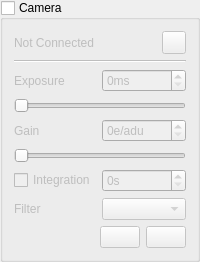
         <widget class="QGroupBox" name="camera_group">
          <property name="sizePolicy">
           <sizepolicy hsizetype="Preferred" vsizetype="Fixed">
            <horstretch>0</horstretch>
            <verstretch>0</verstretch>
           </sizepolicy>
          </property>
          <property name="title">
           <string>Camera</string>
          </property>
          <property name="checkable">
           <bool>true</bool>
          </property>
          <property name="checked">
           <bool>false</bool>
          </property>
          <layout class="QFormLayout" name="formLayout_8">
           <item row="0" column="0" colspan="2">
            <layout class="QHBoxLayout" name="horizontallayout_11">
             <item>
              <widget class="QLabel" name="camera_name_label">
               <property name="sizePolicy">
                <sizepolicy hsizetype="Ignored" vsizetype="Preferred">
                 <horstretch>0</horstretch>
                 <verstretch>0</verstretch>
                </sizepolicy>
               </property>
               <property name="text">
                <string>Not Connected</string>
               </property>
               <property name="wordWrap">
                <bool>true</bool>
               </property>
              </widget>
             </item>
             <item>
              <widget class="QToolButton" name="camera_settings_btn">
               <property name="sizePolicy">
                <sizepolicy hsizetype="Fixed" vsizetype="Preferred">
                 <horstretch>0</horstretch>
                 <verstretch>0</verstretch>
                </sizepolicy>
               </property>
               <property name="text">
                <string/>
               </property>
               <property name="icon">
                <iconset resource="resources/res.qrc">
                 <normaloff>:/icons/ic_settings_white_48px.svg</normaloff>:/icons/ic_settings_white_48px.svg</iconset>
               </property>
               <property name="popupMode">
                <enum>QToolButton::InstantPopup</enum>
               </property>
              </widget>
             </item>
            </layout>
           </item>
           <item row="1" column="0" colspan="2">
            <widget class="QFrame" name="camera_frame">
             <property name="frameShape">
              <enum>QFrame::NoFrame</enum>
             </property>
             <property name="frameShadow">
              <enum>QFrame::Plain</enum>
             </property>
             <property name="lineWidth">
              <number>0</number>
             </property>
             <layout class="QGridLayout" name="gridLayout">
              <property name="leftMargin">
               <number>0</number>
              </property>
              <property name="topMargin">
               <number>0</number>
              </property>
              <property name="rightMargin">
               <number>0</number>
              </property>
              <property name="bottomMargin">
               <number>0</number>
              </property>
              <item row="0" column="0" colspan="2">
               <widget class="Line" name="line_4">
                <property name="orientation">
                 <enum>Qt::Horizontal</enum>
                </property>
               </widget>
              </item>
              <item row="1" column="1">
               <widget class="QSpinBox" name="camera_exposure_spinbox">
                <property name="sizePolicy">
                 <sizepolicy hsizetype="Minimum" vsizetype="Fixed">
                  <horstretch>0</horstretch>
                  <verstretch>0</verstretch>
                 </sizepolicy>
                </property>
                <property name="focusPolicy">
                 <enum>Qt::StrongFocus</enum>
                </property>
                <property name="suffix">
                 <string>ms</string>
                </property>
               </widget>
              </item>
              <item row="4" column="0" colspan="2">
               <widget class="QSlider" name="camera_gain_slider">
                <property name="sizePolicy">
                 <sizepolicy hsizetype="Minimum" vsizetype="Fixed">
                  <horstretch>0</horstretch>
                  <verstretch>0</verstretch>
                 </sizepolicy>
                </property>
                <property name="focusPolicy">
                 <enum>Qt::StrongFocus</enum>
                </property>
                <property name="orientation">
                 <enum>Qt::Horizontal</enum>
                </property>
               </widget>
              </item>
              <item row="2" column="0" colspan="2">
               <widget class="QSlider" name="camera_exposure_slider">
                <property name="sizePolicy">
                 <sizepolicy hsizetype="Minimum" vsizetype="Fixed">
                  <horstretch>0</horstretch>
                  <verstretch>0</verstretch>
                 </sizepolicy>
                </property>
                <property name="focusPolicy">
                 <enum>Qt::StrongFocus</enum>
                </property>
                <property name="orientation">
                 <enum>Qt::Horizontal</enum>
                </property>
               </widget>
              </item>
              <item row="7" column="0" colspan="2">
               <layout class="QHBoxLayout" name="horizontallayout_8">
                <item>
                 <spacer name="horizontalSpacer_2">
                  <property name="orientation">
                   <enum>Qt::Horizontal</enum>
                  </property>
                  <property name="sizeHint" stdset="0">
                   <size>
                    <width>40</width>
                    <height>20</height>
                   </size>
                  </property>
                 </spacer>
                </item>
                <item>
                 <widget class="QPushButton" name="camera_loop_button">
                  <property name="sizePolicy">
                   <sizepolicy hsizetype="Fixed" vsizetype="Fixed">
                    <horstretch>0</horstretch>
                    <verstretch>0</verstretch>
                   </sizepolicy>
                  </property>
                  <property name="icon">
                   <iconset resource="resources/res.qrc">
                    <normaloff>:/icons/ic_replay_white_48px.svg</normaloff>:/icons/ic_replay_white_48px.svg</iconset>
                  </property>
                  <property name="iconSize">
                   <size>
                    <width>32</width>
                    <height>32</height>
                   </size>
                  </property>
                  <property name="checkable">
                   <bool>true</bool>
                  </property>
                  <property name="autoDefault">
                   <bool>true</bool>
                  </property>
                 </widget>
                </item>
                <item>
                 <widget class="QPushButton" name="camera_capture_button">
                  <property name="enabled">
                   <bool>false</bool>
                  </property>
                  <property name="sizePolicy">
                   <sizepolicy hsizetype="Fixed" vsizetype="Fixed">
                    <horstretch>0</horstretch>
                    <verstretch>0</verstretch>
                   </sizepolicy>
                  </property>
                  <property name="icon">
                   <iconset resource="resources/res.qrc">
                    <normaloff>:/icons/ic_play_arrow_white_48px.svg</normaloff>:/icons/ic_play_arrow_white_48px.svg</iconset>
                  </property>
                  <property name="iconSize">
                   <size>
                    <width>32</width>
                    <height>32</height>
                   </size>
                  </property>
                  <property name="checkable">
                   <bool>true</bool>
                  </property>
                  <property name="autoDefault">
                   <bool>true</bool>
                  </property>
                 </widget>
                </item>
               </layout>
              </item>
              <item row="5" column="0">
               <widget class="QCheckBox" name="camera_integration_checkbox">
                <property name="text">
                 <string>Integration</string>
                </property>
               </widget>
              </item>
              <item row="3" column="0">
               <widget class="QLabel" name="camera_gain_label">
                <property name="sizePolicy">
                 <sizepolicy hsizetype="Fixed" vsizetype="Preferred">
                  <horstretch>0</horstretch>
                  <verstretch>0</verstretch>
                 </sizepolicy>
                </property>
                <property name="text">
                 <string>Gain</string>
                </property>
               </widget>
              </item>
              <item row="6" column="1">
               <widget class="QComboBox" name="camera_filter_combobox">
                <property name="sizePolicy">
                 <sizepolicy hsizetype="Minimum" vsizetype="Fixed">
                  <horstretch>0</horstretch>
                  <verstretch>0</verstretch>
                 </sizepolicy>
                </property>
                <property name="focusPolicy">
                 <enum>Qt::StrongFocus</enum>
                </property>
               </widget>
              </item>
              <item row="1" column="0">
               <widget class="QLabel" name="camera_exposure_label">
                <property name="sizePolicy">
                 <sizepolicy hsizetype="Fixed" vsizetype="Preferred">
                  <horstretch>0</horstretch>
                  <verstretch>0</verstretch>
                 </sizepolicy>
                </property>
                <property name="text">
                 <string>Exposure</string>
                </property>
               </widget>
              </item>
              <item row="6" column="0">
               <widget class="QLabel" name="camera_filter_label">
                <property name="text">
                 <string>Filter</string>
                </property>
               </widget>
              </item>
              <item row="3" column="1">
               <widget class="QSpinBox" name="camera_gain_spinbox">
                <property name="focusPolicy">
                 <enum>Qt::StrongFocus</enum>
                </property>
                <property name="suffix">
                 <string>e/adu</string>
                </property>
               </widget>
              </item>
              <item row="5" column="1">
               <widget class="QSpinBox" name="camera_integration_spinbox">
                <property name="enabled">
                 <bool>false</bool>
                </property>
                <property name="focusPolicy">
                 <enum>Qt::StrongFocus</enum>
                </property>
                <property name="suffix">
                 <string>s</string>
                </property>
               </widget>
              </item>
             </layout>
            </widget>
           </item>
          </layout>
         </widget>
